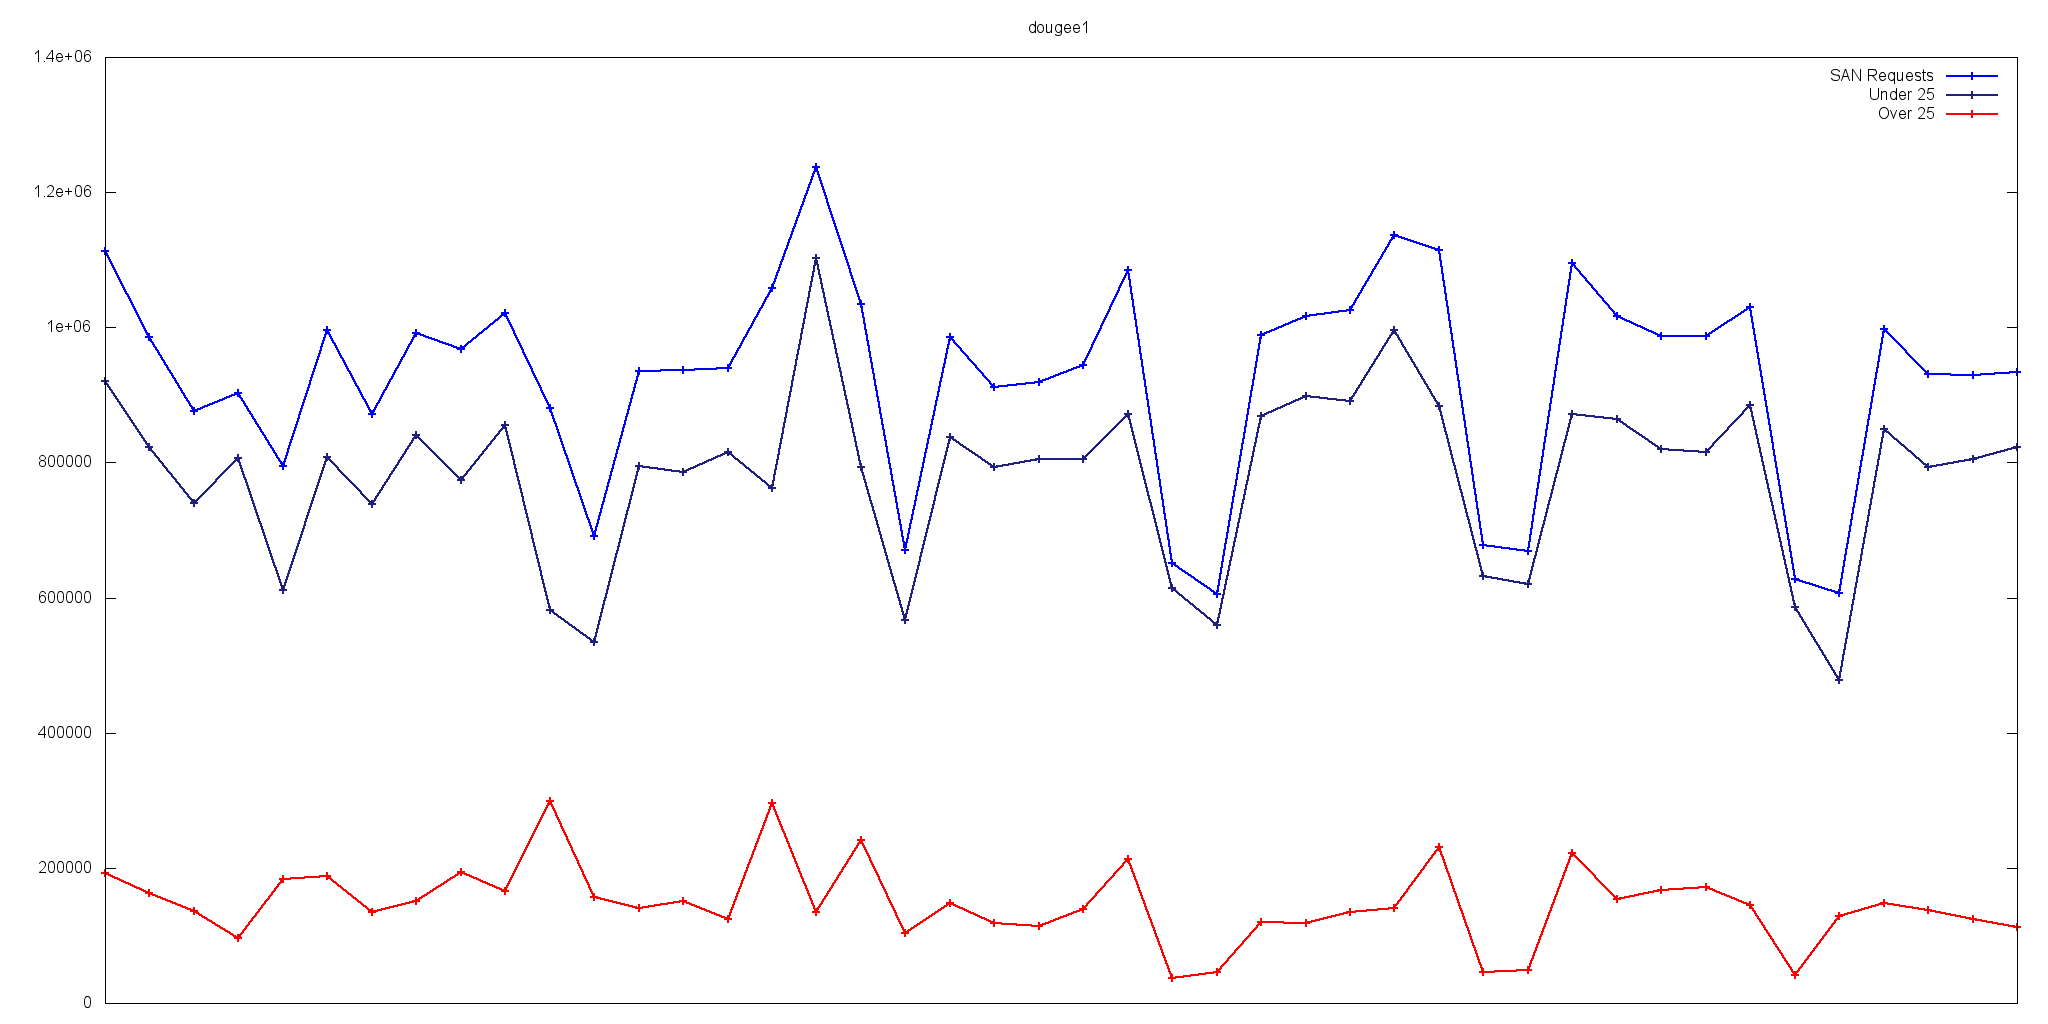

This chart was generated by the following gnuplot code:
set term png size 2048,1024
set output 'PlotTest-SANSLAover.png'
set autoscale
set xtic auto
set ytic auto
unset xtic

set style line 1 lc rgb 'red' lw 2 pt 1
set style line 2 lc rgb 'blue' lw 2 pt 1
set style line 3 lc rgb '#202080' lw 2 pt 1

##  set logscale y

set title 'dougee1'

plot '/Volumes/External300/DBProgs/FSRServers/DougPerfData/Graph-SLA-SANserv/GPlotData/overview-cppsd01a0100-1427860800_1431835200.dat' using 2 title 'SAN Requests' with linespoint linestyle 2, \
     '/Volumes/External300/DBProgs/FSRServers/DougPerfData/Graph-SLA-SANserv/GPlotData/overview-cppsd01a0100-1427860800_1431835200.dat' using 3 title 'Under 25' with linespoint linestyle 3, \
     '/Volumes/External300/DBProgs/FSRServers/DougPerfData/Graph-SLA-SANserv/GPlotData/overview-cppsd01a0100-1427860800_1431835200.dat' using 4 title 'Over 25' with linespoint linestyle 1

reset
set term png size 2048,1024
set output 'PlotTest-SANSLAperc.png'
set autoscale
set xtic auto
set ytic auto
unset xtic

set style line 1 lc rgb '#a02020' lw 2 pt 1
set style line 2 lc rgb '#d02020' lw 2 pt 1

set yrange [0:105]

set title 'dougee2'

plot '/Volumes/External300/DBProgs/FSRServers/DougPerfData/Graph-SLA-SANserv/GPlotData/overview-cppsd01a0100-1427860800_1431835200.dat' using 5 title 'SLA Percent' with linespoint linestyle 1, \
     99 title '99%' with lines linestyle 2
